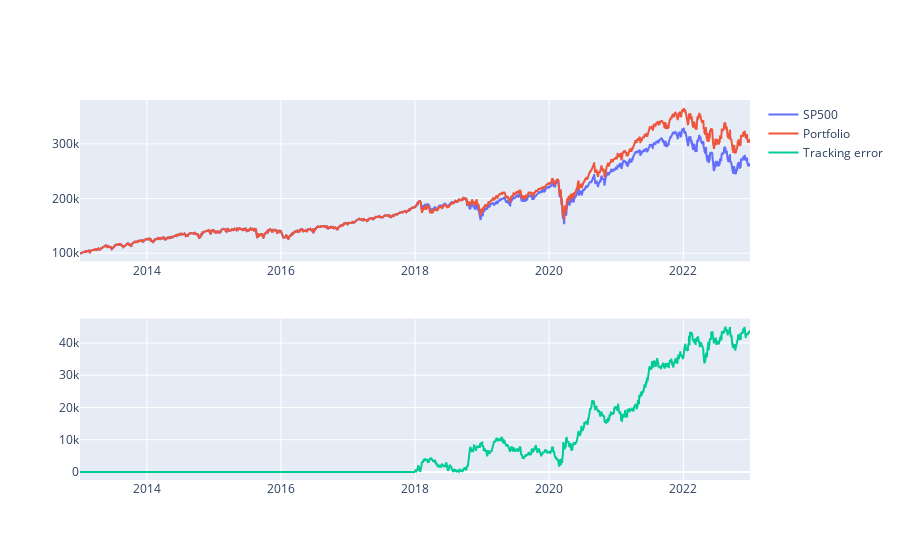

This figure's notebook cell:
### Code cell
import plotly.graph_objects as go
from plotly.subplots import make_subplots
ganpon=100000
fig = make_subplots(rows=2, cols=1)
fig.add_trace(go.Scatter(x=Benchmark.index,
                         y=Benchmark['return']*ganpon,
                         mode='lines',
                         name='SP500',
                        ), row=1, col=1
              )
fig.add_trace(go.Scatter(x=di.index,
                         y=di['return']*ganpon,
                         mode='lines',
                         name='Portfolio',
                        ), row=1, col=1
              )
fig.add_trace(go.Scatter(x=Benchmark.index,
                         y=((Benchmark['return']*ganpon-di['return']*ganpon)**2)**0.5,
                         mode='lines',
                         name='Tracking error',
                        ), row=2, col=1
              )
fig.show()

### Figure 1 — Plotly figure (JSON) as saved in the notebook; plotly's stock layout.template omitted (floating-point values rounded to 4 significant figures; data arrays with more than 128 entries replaced by an {"elided": "..."} marker saying what was removed)
{"data": [{"mode": "lines", "name": "SP500", "type": "scatter", "x": {"elided": "2518 str values"}, "xaxis": "x", "y": {"elided": "2518 float values"}, "yaxis": "y"}, {"mode": "lines", "name": "Portfolio", "type": "scatter", "x": {"elided": "2518 str values"}, "xaxis": "x", "y": {"elided": "2518 float values"}, "yaxis": "y"}, {"mode": "lines", "name": "Tracking error", "type": "scatter", "x": {"elided": "2518 str values"}, "xaxis": "x2", "y": {"elided": "2518 float values"}, "yaxis": "y2"}], "layout": {"autosize": true, "xaxis": {"anchor": "y", "autorange": true, "domain": [0, 1], "range": ["2013-01-02", "2022-12-30"], "type": "date"}, "xaxis2": {"anchor": "y2", "autorange": true, "domain": [0, 1], "range": ["2013-01-02", "2022-12-30"], "type": "date"}, "yaxis": {"anchor": "x", "autorange": true, "domain": [0.575, 1], "range": [84870.0, 380200.0], "type": "linear"}, "yaxis2": {"anchor": "x2", "autorange": true, "domain": [0, 0.425], "range": [-2505.0, 47600.0], "type": "linear"}}}
